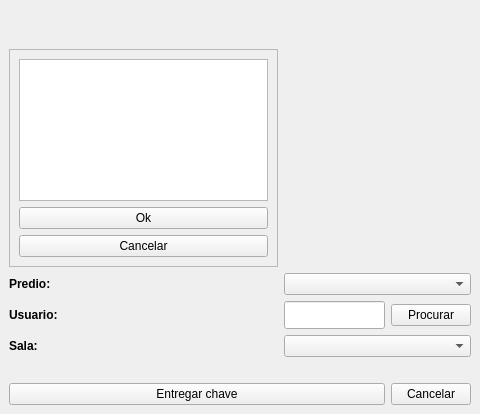
<?xml version="1.0" encoding="UTF-8"?>
<ui version="4.0">
 <class>Mainentrega</class>
 <widget class="QMainWindow" name="Mainentrega">
  <property name="geometry">
   <rect>
    <x>0</x>
    <y>0</y>
    <width>480</width>
    <height>414</height>
   </rect>
  </property>
  <property name="windowTitle">
   <string>Entregar Chave</string>
  </property>
  <property name="windowIcon">
   <iconset resource="logo.qrc">
    <normaloff>:/icon/ufpel.png</normaloff>:/icon/ufpel.png</iconset>
  </property>
  <widget class="QWidget" name="centralwidget">
   <layout class="QGridLayout" name="gridLayout">
    <item row="8" column="0">
     <widget class="QLabel" name="label_3">
      <property name="font">
       <font>
        <weight>75</weight>
        <bold>true</bold>
       </font>
      </property>
      <property name="text">
       <string>Sala:</string>
      </property>
     </widget>
    </item>
    <item row="1" column="0" colspan="3">
     <spacer name="horizontalSpacer">
      <property name="orientation">
       <enum>Qt::Horizontal</enum>
      </property>
      <property name="sizeHint" stdset="0">
       <size>
        <width>459</width>
        <height>20</height>
       </size>
      </property>
     </spacer>
    </item>
    <item row="6" column="2">
     <widget class="QPushButton" name="but_proc">
      <property name="text">
       <string>Procurar</string>
      </property>
     </widget>
    </item>
    <item row="0" column="0" colspan="3">
     <widget class="QLabel" name="label">
      <property name="text">
       <string>&lt;html&gt;&lt;head/&gt;&lt;body&gt;&lt;p&gt;&lt;img src=&quot;:/logo/logo_ufpel.png&quot;/&gt;&lt;/p&gt;&lt;/body&gt;&lt;/html&gt;</string>
      </property>
     </widget>
    </item>
    <item row="6" column="0">
     <widget class="QLabel" name="label_4">
      <property name="font">
       <font>
        <weight>75</weight>
        <bold>true</bold>
       </font>
      </property>
      <property name="text">
       <string>Usuario:</string>
      </property>
     </widget>
    </item>
    <item row="4" column="1" colspan="2">
     <widget class="QComboBox" name="combo_pred"/>
    </item>
    <item row="13" column="0" colspan="2">
     <widget class="QPushButton" name="but_ent">
      <property name="text">
       <string>Entregar chave</string>
      </property>
     </widget>
    </item>
    <item row="13" column="2">
     <widget class="QPushButton" name="but_canc">
      <property name="text">
       <string>Cancelar</string>
      </property>
     </widget>
    </item>
    <item row="6" column="1">
     <widget class="QLineEdit" name="lineEdit">
      <property name="minimumSize">
       <size>
        <width>0</width>
        <height>28</height>
       </size>
      </property>
      <property name="maximumSize">
       <size>
        <width>16777215</width>
        <height>28</height>
       </size>
      </property>
     </widget>
    </item>
    <item row="8" column="1" colspan="2">
     <widget class="QComboBox" name="combo_sal"/>
    </item>
    <item row="4" column="0">
     <widget class="QLabel" name="label_2">
      <property name="font">
       <font>
        <weight>75</weight>
        <bold>true</bold>
       </font>
      </property>
      <property name="text">
       <string>Predio:</string>
      </property>
     </widget>
    </item>
    <item row="12" column="0" colspan="3">
     <spacer name="horizontalSpacer_2">
      <property name="orientation">
       <enum>Qt::Horizontal</enum>
      </property>
      <property name="sizeHint" stdset="0">
       <size>
        <width>459</width>
        <height>20</height>
       </size>
      </property>
     </spacer>
    </item>
    <item row="2" column="0">
     <widget class="QFrame" name="lista">
      <property name="frameShape">
       <enum>QFrame::StyledPanel</enum>
      </property>
      <property name="frameShadow">
       <enum>QFrame::Raised</enum>
      </property>
      <layout class="QGridLayout" name="gridLayout_3">
       <item row="0" column="0">
        <layout class="QGridLayout" name="gridLayout_2">
         <item row="3" column="0">
          <widget class="QPushButton" name="pushButton_2">
           <property name="text">
            <string>Cancelar</string>
           </property>
          </widget>
         </item>
         <item row="2" column="0">
          <widget class="QPushButton" name="pushButton">
           <property name="text">
            <string>Ok</string>
           </property>
          </widget>
         </item>
         <item row="1" column="0">
          <widget class="QListWidget" name="listWidget"/>
         </item>
        </layout>
       </item>
      </layout>
     </widget>
    </item>
   </layout>
  </widget>
 </widget>
 <resources>
  <include location="logo.qrc"/>
 </resources>
 <connections/>
</ui>
